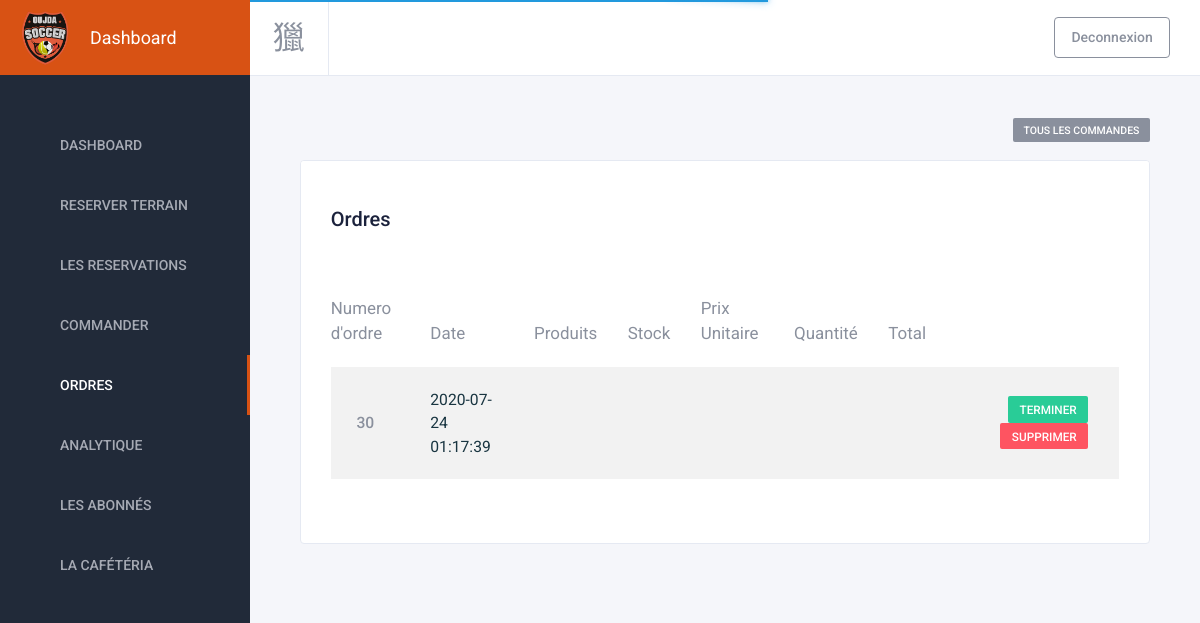
The app's page /orderss.php, older data.
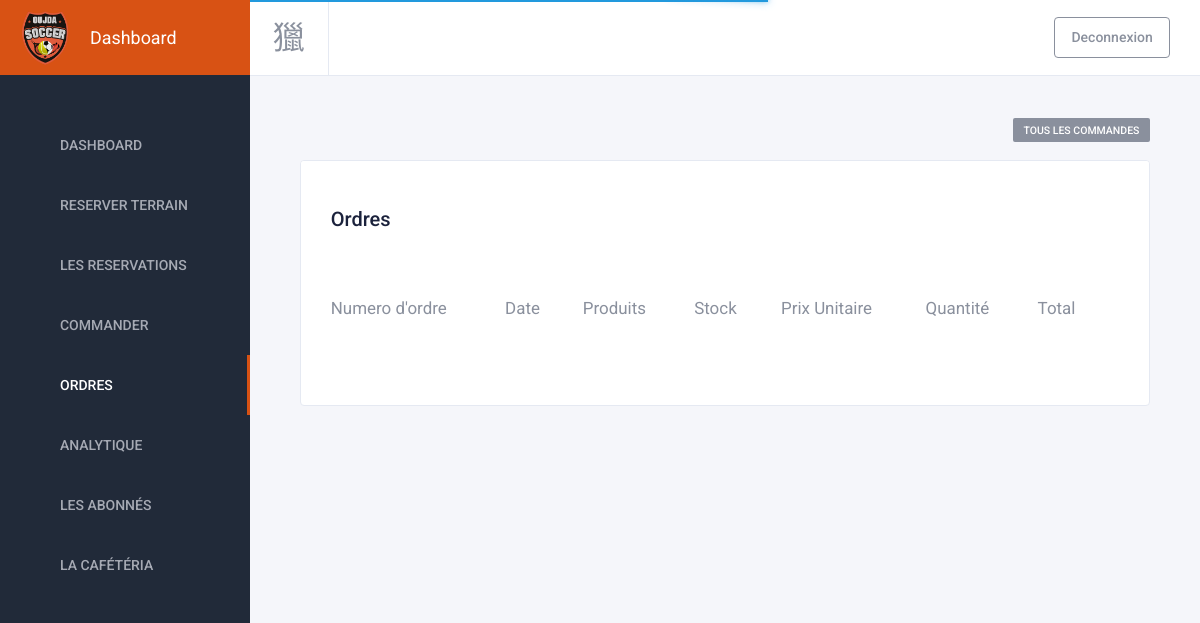
The same page, newer data.
### tables this page shows
CREATE TABLE `orders_info` (
  `order_id` int(10) NOT NULL AUTO_INCREMENT,
  `user_id` int(11) NOT NULL,
  `f_name` varchar(255) NOT NULL,
  `date` timestamp NOT NULL DEFAULT CURRENT_TIMESTAMP,
  `prod_count` int(15) DEFAULT NULL,
  `total_amt` double DEFAULT NULL,
  PRIMARY KEY (`order_id`),
  KEY `user_id` (`user_id`),
  CONSTRAINT `user_id` FOREIGN KEY (`user_id`) REFERENCES `user_info` (`user_id`)
);

### orderss.php (the view, shortened to what the changed rows need)
<?php
include("db.php");
?>
<!DOCTYPE html>
<html lang="en" dir="ltr">
<head>
  <link href="https://cdn.materialdesignicons.com/3.0.39/css/materialdesignicons.min.css" rel="stylesheet" />
  <link href="assets/plugins/toaster/toastr.min.css" rel="stylesheet" />
  <link href="assets/plugins/nprogress/nprogress.css" rel="stylesheet" />
  <link href="assets/plugins/flag-icons/css/flag-icon.min.css" rel="stylesheet" />
  <link href="assets/plugins/jvectormap/jquery-jvectormap-2.0.3.css" rel="stylesheet" />
  <link href="assets/plugins/ladda/ladda.min.css" rel="stylesheet" />
  <link href="assets/plugins/select2/css/select2.min.css" rel="stylesheet" />
  <link href="assets/plugins/daterangepicker/daterangepicker.css" rel="stylesheet" />
  <link id="sleek-css" rel="stylesheet" href="assets/css/sleek.css" />
</head>
<body class="sidebar-fixed sidebar-dark header-light header-fixed" id="body">
  <div class="wrapper">
    <div class="page-wrapper">
      <div class="content-wrapper">
        <div class="content">
          <br>
          <br>
          <div class="card card-table-border-none" id="recent-orders">
            <div class="card-header justify-content-between">
              <h2>Ordres</h2>
            </div>
            <div class="card-body pt-0 pb-5">
              <table class="table card-table table-responsive table-responsive-large table-striped" style="width:100%">
                <thead>
                  <tr>
                    <th>Numero d'ordre</th>
                    <th class="d-none d-md-table-cell">Date</th>
                    <th>Produits</th>
                    <th>Stock</th>
                    <th class="d-none d-md-table-cell">Prix Unitaire</th>
                    <th>Quantité</th>
                    <th class="d-none d-md-table-cell">Total</th>
                  </tr>
                </thead>
                <tbody>
                    <?php
                      $query = "SELECT * FROM `orders_info` WHERE `order_id` IN(SELECT `order_id` FROM `orders` WHERE `p_status` = 'En Attente')";
                      $run = mysqli_query($con,$query);
                      if(mysqli_num_rows($run) > 0){
                       while($row = mysqli_fetch_array($run)){
                         $order_id = $row['order_id'];
                         $date = $row['date'];
                         $total_amount = $row['total_amt'];
echo "<tr id = $order_id >";
echo "<td style='text-align: center;'>$order_id </td>";
echo "<td>                                	$date
                                </td>";
								echo "<td class='d-none d-md-table-cell'>";
							  echo "</td>";
							  echo "<td>";
							  echo "</td>";
							  echo "<td class='d-none d-md-table-cell'>";
							  echo "</td>";
							  echo "<td class='d-none d-md-table-cell'>";
							  echo "</td>";
							  echo "<td class='d-none d-md-table-cell'>$total_amount</td>";
							  echo "<td>
                                </td>";
								echo "<td class='text-right'>
                                    <button>
                                        <a href='orderss.php?order_id=$order_id&action=terminer' class='badge badge-success'>Terminer</a>
                                    </button>
                                    <button>
                                        <a href='orderss.php?order_id=$order_id&action=delete' class='badge badge-danger'>Supprimer</a>
                                    </button>
<div class='modal fade' id='exampleModal' tabindex='-1' role='dialog' aria-labelledby='exampleModalLabel' aria-hidden='true'>
  <div class='modal-dialog' role='document'>
    <div class='modal-content'>
      <div class='modal-header'>
        <h5 class='modal-title' id='exampleModalLabel'>Modifier</h5>
        <button type='button' class='close' data-dismiss='modal' aria-label='Close'>
          <span aria-hidden='true'>&times;</span>
        </button>
      </div>
      <div class='modal-body'>
        ...
      </div>
      <div class='modal-footer'>
        <button type='button' class='btn btn-secondary' data-dismiss='modal'>Close</button>
        <button type='button' class='btn btn-primary'>Save changes</button>
      </div>
    </div>
  </div>
</div>
                                </td>";
							  echo "</tr>";
					  }}
                      ?>
                </tbody>
              </table>
            </div>
          </div>
        </div>
      </div>
</body>
</html>

Row changes from the older to the newer data that the page shows:
removed orders_info: order_id "30", date "2020-07-24 01:17:39"
